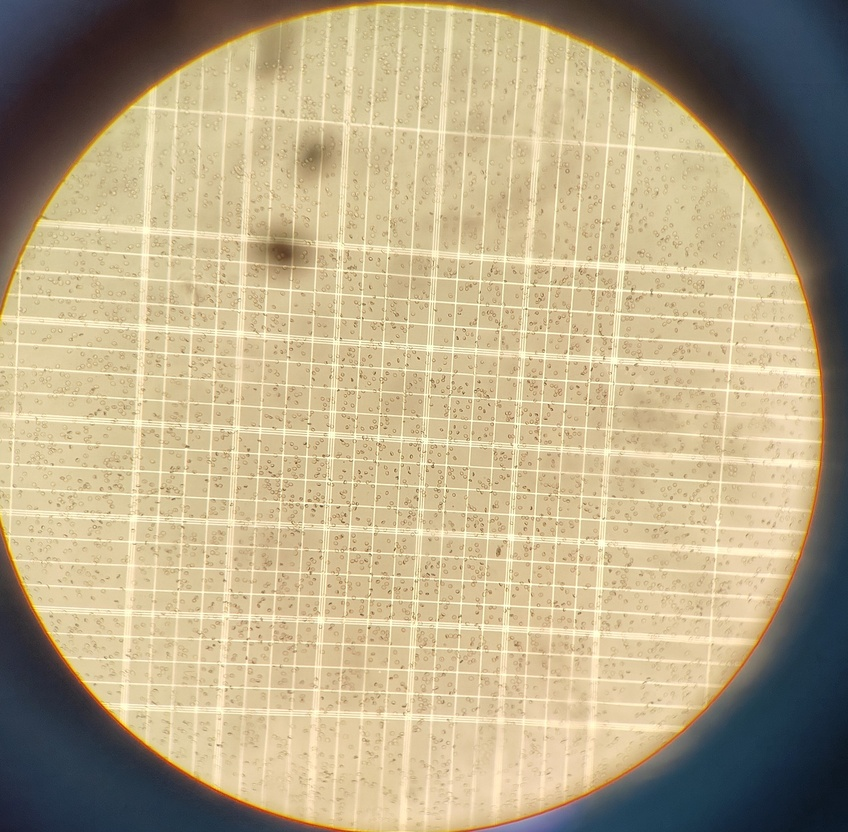
#> input picture WBC.jpg, 848 x 832 px, shrunk from 2133 x 2095 before the run, found by its file name
$ python wbc_counter.py
#> lines starting #> are read from the running program, lines starting #| are printed output that depends on the picture; after the words box and inside, x2 and y2 are one past the last pixel; in counts of white or black regions, pixels touching at a corner belong together
import cv2
import numpy as np
# Read the input image (replace 'cell.png' with your actual image file)
image = cv2.imread("wbc.jpg", cv2.IMREAD_GRAYSCALE)  # Convert to grayscale
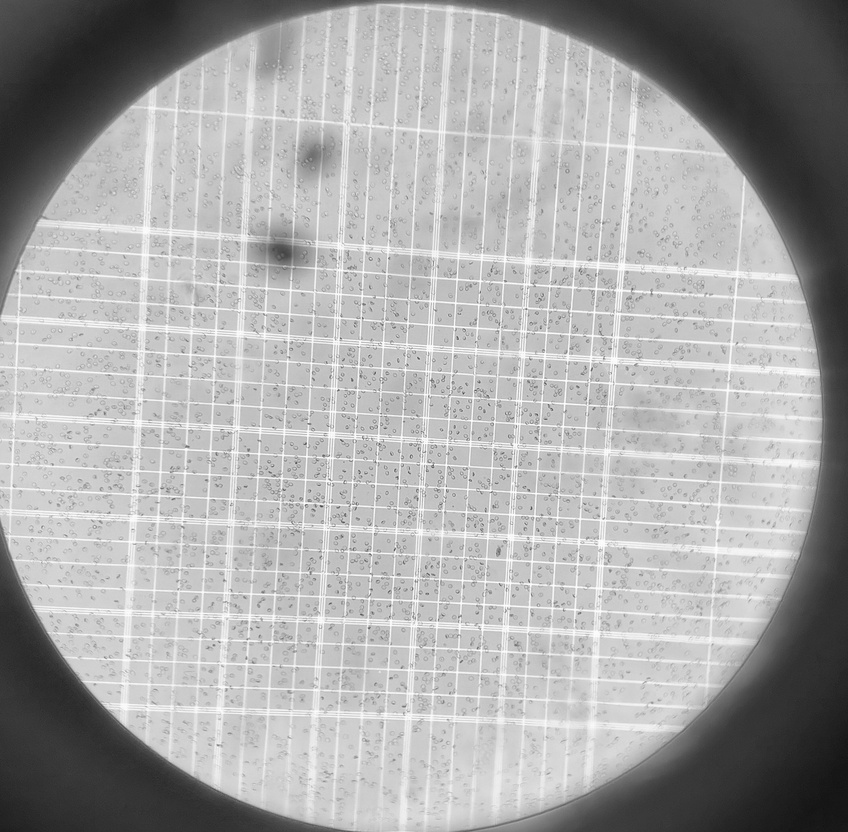
#> image: shape (832, 848); min 18, max 255, mean 169

# Apply Hough Circle Transform
circles = cv2.HoughCircles(
    image,
    cv2.HOUGH_GRADIENT,
    dp=1.2,
    minDist=20,
    param1=50,
    param2=28,
    minRadius=1,
    maxRadius=20,
)
#> circles = 296 rows, first 8: [381, 443.4, 19.24], [121.8, 485.4, 19.24], [283.8, 258.6, 19.24], [353.4, 661.8, 19.24], [555, 636.6, 19.24], [323.4, 487.8, 19.24], [179.4, 299.4, 19.24], [352.2, 307.8, 19.24]

# Count the detected circles (WBCs)
if circles is not None:
    WBC_count = len(circles[0])
#> WBC_count = 296
else:
    WBC_count = 0

print(f"Number of white blood cells (WBCs): {WBC_count}")
#| Number of white blood cells (WBCs): 296

# Display the image with detected circles
if circles is not None:
    circles = np.uint16(np.around(circles))
#> circles = 296 rows, first 8: [381, 443, 19], [122, 485, 19], [284, 259, 19], [353, 662, 19], [555, 637, 19], [323, 488, 19], [179, 299, 19], [352, 308, 19]
    for circle in circles[0, :]:
        center = (circle[0], circle[1])
        radius = circle[2]
        cv2.circle(image, center, radius, (0, 255, 0), 2)
#> this loop made 296 passes
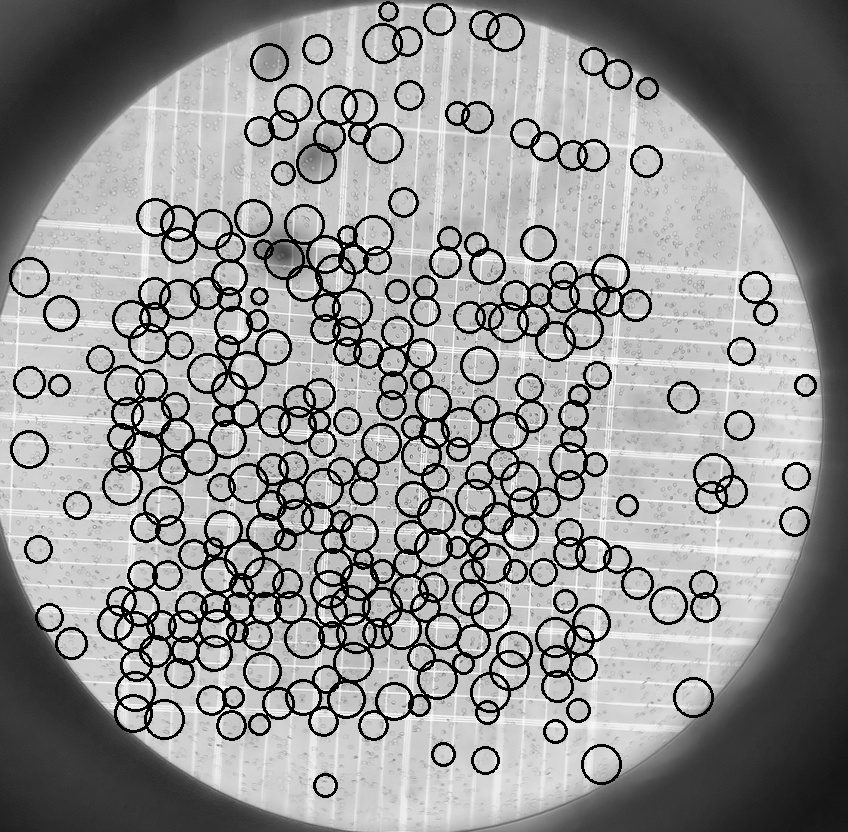
#> image: shape (832, 848); 10.75% of pixels changed, all inside (x1, y1, x2, y2) = (9, 1, 817, 798)

    cv2.imshow("Detected WBCs", image)
    cv2.waitKey(0)
    cv2.destroyAllWindows()
else:
    print("No WBCs detected.")
